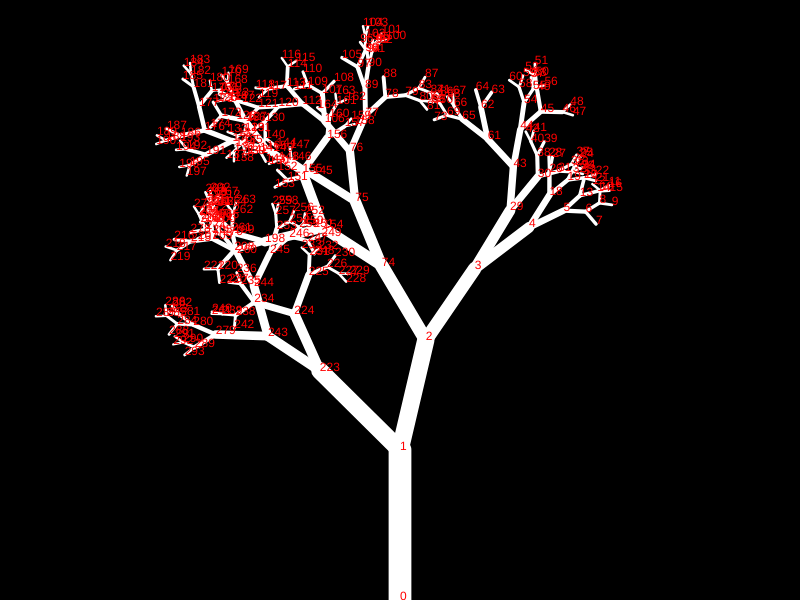
Frame 1 (no input)
Frame 2 (the mouse pressed at the canvas centre, redrawn once): identical to frame 1, image omitted

The p5.js sketch that drew this single still picture (run headless with seeded random() and noise() and a simulated clock; the mouse was pressed at the canvas centre and the sketch redrawn once):

// p5.js sketch
// ── sketch.js
let BRANCH_ANGLE;
let joints = [];
let branches = [];


function setup() {
  createCanvas(800, 600);
  background(255);

  BRANCH_ANGLE = PI / 6;

  let start = createVector(width / 2, height)
  joints.push(start);
  branch(start, 0, 150);

}

function draw() {
  background(0);

  for (let i = 0; i < branches.length; i++) {
    branches[i].display();
  }
  for (let i = 0; i < joints.length; i++) {
    fill(255, 0, 0);
    noStroke();
    text(i, joints[i].x, joints[i].y);
  }
  noLoop();
}


function branch(from, angle, len) {
  let vector = p5.Vector.fromAngle(angle - PI / 2).setMag(len);
  let to = p5.Vector.add(from, vector);
  joints.push(to);
  let thickness = map(len, 0, 200, 1, 30);

  // display
  strokeWeight(thickness);
  stroke(0);
  line(from.x, from.y, to.x, to.y);

  // add a branch object
  branches.push(new Branch(from, to, thickness));

  // create new branches
  len = len * 2 / 3 * random(0.7, 1.3); //***

  if (len > 10) {
    let angle1 = BRANCH_ANGLE + angle + random(-0.5, 0.5);
    branch(to, angle1, len);

    let angle2 = -BRANCH_ANGLE + angle + random(-0.5, 0.5);
    branch(to, angle2, len);
  }
}
// ── Branch.js
"use strict";

class Branch {
  constructor(from, to, thickness) {
    this.vecFrom = from;
    this.vecTo = to;
    this.thickness = thickness;
  }
  display() {
    push();
    
    stroke(255);
    strokeWeight(this.thickness);
    line(this.vecFrom.x, this.vecFrom.y, this.vecTo.x, this.vecTo.y);
    
    pop();
  }
}
